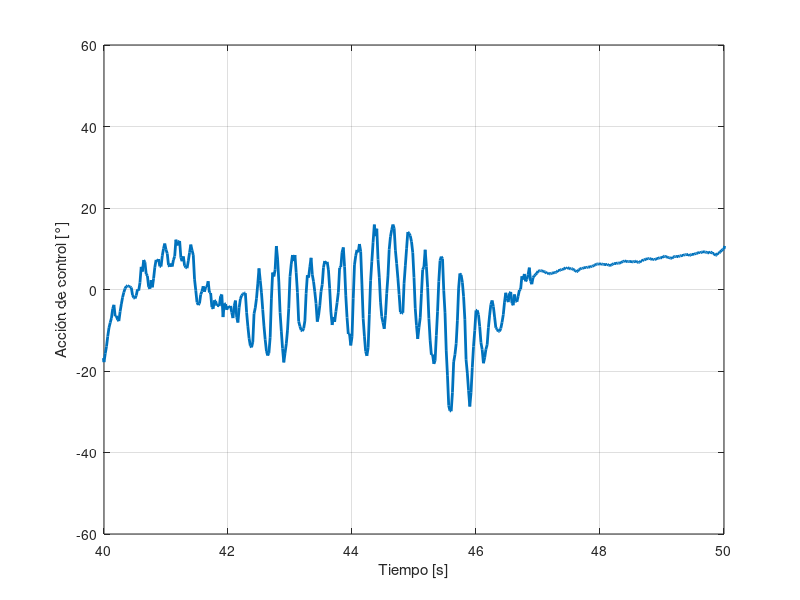
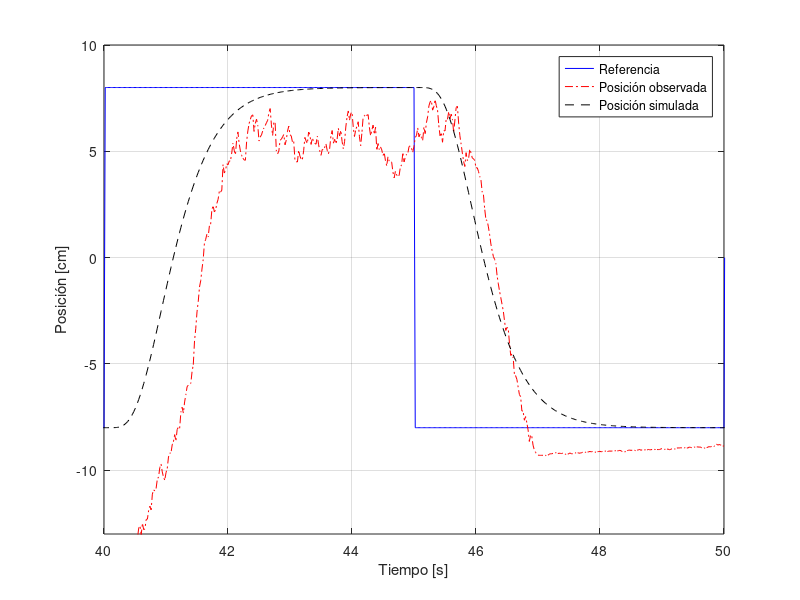
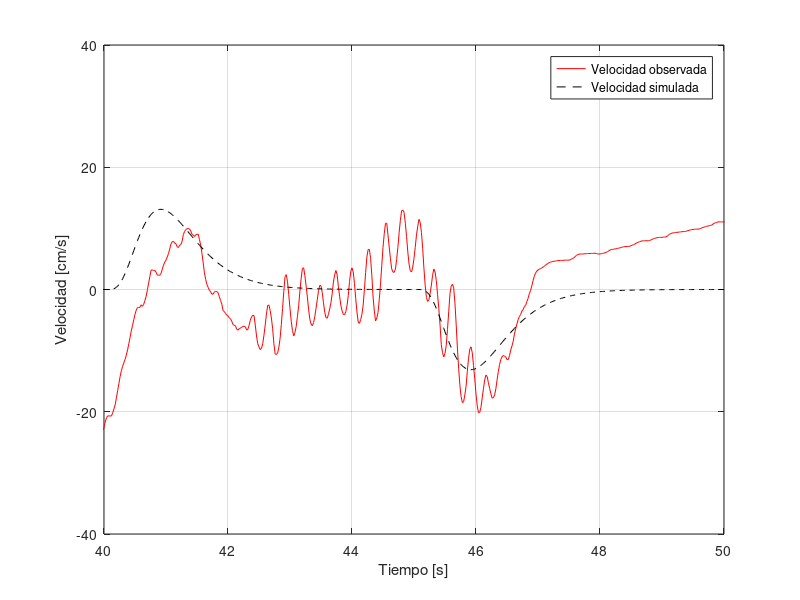
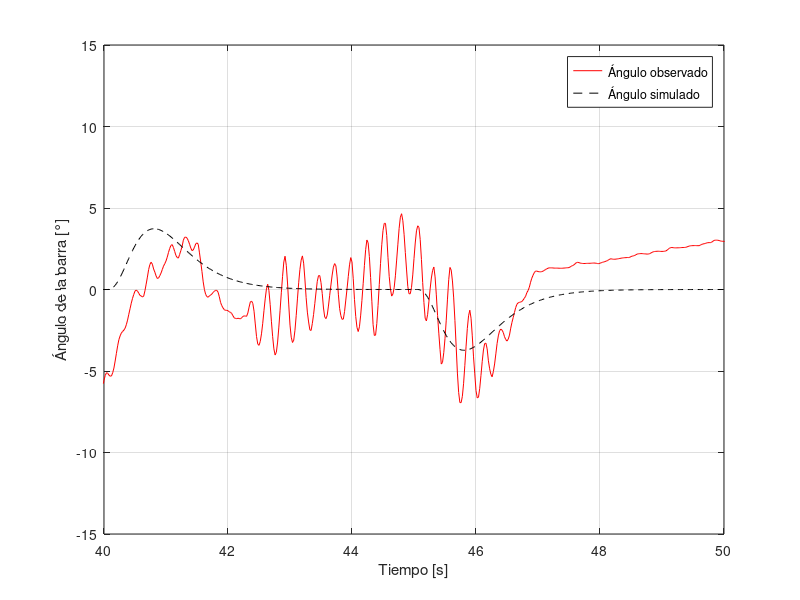

These figures' MATLAB source, in order:
close all; clear;

%load('AI_datos.mat');
%load('AI_sim.mat');

load('AI_datos_corregidos.mat');
load('AI_sim_corregido.mat');

ti = 40;
tf = 50; %Tiempo inicial y final de la simulación
figure;
plot(t, uk, 'LineWidth', 2);
grid on;
xlabel('Tiempo [s]');
xlim([ti, tf]);
ylabel('Acción de control [°]');
exportgraphics(gcf, 'AI_img\uk.pdf', 'ContentType', 'image', 'Resolution', 300);

figure;
plot(t, ref, 'b-'); hold on;
%plot(t, pos_med, 'b-');
plot(t, pos_obs, 'r-.'); hold on;
plot(t, pos_sim, 'k--');
grid on;
legend('Referencia', 'Posición observada', 'Posición simulada');
xlim([ti, tf]);
xlabel('Tiempo [s]');
ylim([-13, 10]);
ylabel('Posición [cm]');
exportgraphics(gcf, 'AI_img\pos.pdf', 'ContentType', 'image', 'Resolution', 300);

figure;
plot(t, vel_obs, 'r-'); hold on;
plot(t, vel_sim, 'k--');
grid on;
legend('Velocidad observada', 'Velocidad simulada');
xlim([ti, tf]);
xlabel('Tiempo [s]');
ylim([-40, 40]);
ylabel('Velocidad [cm/s]');
exportgraphics(gcf, 'AI_img\vel.pdf', 'ContentType', 'image', 'Resolution', 300);

%{
Mismo problema de antes (o parecido): La acción de control va creciendo,
pero la posición no cambia. El observador "le hecha la culpa" a la
velocidad, y termina siendo distinta de cero cuando debería ser 0
%}
figure;

plot(t, ang_obs, 'r-'); hold on;
plot(t, ang_sim, 'k--');
grid on;
legend('Ángulo observado', 'Ángulo simulado');
xlim([ti, tf]);
xlabel('Tiempo [s]');
ylabel('Ángulo de la barra [°]');
exportgraphics(gcf, 'AI_img\ang.pdf', 'ContentType', 'image', 'Resolution', 300);

figure;
plot(t, velang_obs, 'r-'); hold on;
plot(t, velang_sim, 'k--');
grid on;
legend('Velocidad angular observada', 'Velocidad angular simulada');
xlim([ti, tf]);
xlabel('Tiempo [s]');
ylabel('Velocidad angular [°/s]');
exportgraphics(gcf, 'AI_img\velang.pdf', 'ContentType', 'image', 'Resolution', 300);
